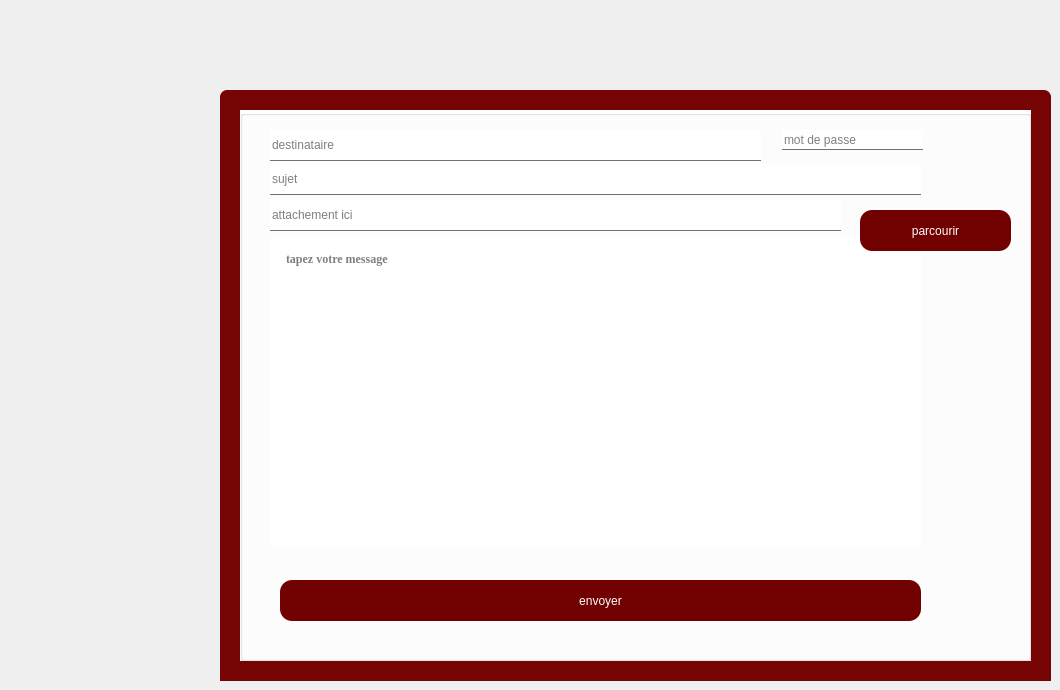
    <widget class="QWidget" name="tab_8">
     <attribute name="title">
      <string>mail</string>
     </attribute>
     <widget class="QFrame" name="frame_15">
      <property name="geometry">
       <rect>
        <x>220</x>
        <y>90</y>
        <width>831</width>
        <height>591</height>
       </rect>
      </property>
      <property name="styleSheet">
       <string notr="true">QFrame { /* The tab widget frame */
border-top: 2px solid #2a2a2a; 
border-left: 2px solid #2a2a2a;
border-right: 2px solid #2a2a2a ; 
border-bottom: 2px solid #2a2a2a; 
background: #760404;
	
	
	/*border-top-color: rgb(0, 0, 0);*/

}
QFrame{
left: 0px; /* move to the right by 5px */
}
QFrame {

border: 20px  #535353;
border-bottom-color: #535353; 
border-top-left-radius: 7px;
border-top-right-radius: 7px;
min-width: 90px;
padding: 12px;
color: rgb(50, 50, 162);
	color: rgb(0, 0, 0);
font-size:11.5px;
font-family:Georgia, Helvetica, sans-serif;
font-weight:500;
}
QFrame::tab:selected,QTabBar::tab:hover {
	
	
	color: rgb(0, 0, 0);
	background-color: rgb(255, 255, 255);
}
QFrame::tab:selected {
border-color: #760404;
border-bottom-color: #760404; /* same as pane color */
color: #760404;
font-size: 18px;
font-family:Georgia,Solid;
font-weight:500;

}
QFrame::tab:!selected {
margin-top: 5px; /* make non-selected tabs look smaller */
}</string>
      </property>
      <property name="frameShape">
       <enum>QFrame::StyledPanel</enum>
      </property>
      <property name="frameShadow">
       <enum>QFrame::Raised</enum>
      </property>
      <widget class="QGroupBox" name="groupBox_11">
       <property name="geometry">
        <rect>
         <x>20</x>
         <y>20</y>
         <width>791</width>
         <height>551</height>
        </rect>
       </property>
       <property name="styleSheet">
        <string notr="true">background:white;</string>
       </property>
       <property name="title">
        <string/>
       </property>
       <widget class="QLineEdit" name="subject_2">
        <property name="geometry">
         <rect>
          <x>30</x>
          <y>54</y>
          <width>651</width>
          <height>31</height>
         </rect>
        </property>
        <property name="styleSheet">
         <string notr="true">background:white;
font: 12pt  'Georgia';
border-bottom:1px solid #717072;</string>
        </property>
        <property name="frame">
         <bool>false</bool>
        </property>
        <property name="placeholderText">
         <string>sujet</string>
        </property>
       </widget>
       <widget class="QLineEdit" name="rcpt_2">
        <property name="geometry">
         <rect>
          <x>30</x>
          <y>20</y>
          <width>491</width>
          <height>31</height>
         </rect>
        </property>
        <property name="styleSheet">
         <string notr="true">background:white;
font: 12pt  'Georgia';
border-bottom:1px solid #717072;</string>
        </property>
        <property name="frame">
         <bool>false</bool>
        </property>
        <property name="placeholderText">
         <string>destinataire</string>
        </property>
       </widget>
       <widget class="QLineEdit" name="file_2">
        <property name="geometry">
         <rect>
          <x>30</x>
          <y>90</y>
          <width>571</width>
          <height>31</height>
         </rect>
        </property>
        <property name="styleSheet">
         <string notr="true">background:white;
font: 12pt  'Georgia';
border-bottom:1px solid #717072;</string>
        </property>
        <property name="frame">
         <bool>false</bool>
        </property>
        <property name="placeholderText">
         <string>attachement ici</string>
        </property>
       </widget>
       <widget class="QTextEdit" name="msg_2">
        <property name="geometry">
         <rect>
          <x>30</x>
          <y>126</y>
          <width>651</width>
          <height>311</height>
         </rect>
        </property>
        <property name="styleSheet">
         <string notr="true">background:transparent;



background: #b6b0b0;
mix-blend-mode: color;

background-color: rgb(255, 255,255);
</string>
        </property>
        <property name="placeholderText">
         <string>tapez votre message</string>
        </property>
       </widget>
       <widget class="QPushButton" name="sendBtn_2">
        <property name="geometry">
         <rect>
          <x>40</x>
          <y>470</y>
          <width>641</width>
          <height>41</height>
         </rect>
        </property>
        <property name="styleSheet">
         <string notr="true">QPushButton{
color:white;
border-radius:12px;
font: 12pt  'Georgia';
background:#710100;
}

QPushButton:hover{
border-radius:12px;
font: 12pt  'Georgia';
background:#D32028;
color:white;

}</string>
        </property>
        <property name="text">
         <string>envoyer</string>
        </property>
       </widget>
       <widget class="QLineEdit" name="mail_pass_2">
        <property name="geometry">
         <rect>
          <x>542</x>
          <y>20</y>
          <width>141</width>
          <height>20</height>
         </rect>
        </property>
        <property name="styleSheet">
         <string notr="true">background:white;
font: 12pt  'Georgia';
border-bottom:1px solid #717072;</string>
        </property>
        <property name="text">
         <string/>
        </property>
        <property name="frame">
         <bool>false</bool>
        </property>
        <property name="echoMode">
         <enum>QLineEdit::Password</enum>
        </property>
        <property name="placeholderText">
         <string>mot de passe</string>
        </property>
       </widget>
       <widget class="QPushButton" name="browseBtn_2">
        <property name="geometry">
         <rect>
          <x>620</x>
          <y>100</y>
          <width>151</width>
          <height>41</height>
         </rect>
        </property>
        <property name="styleSheet">
         <string notr="true">QPushButton{
color:white;
border-radius:12px;
font: 12pt  'Georgia';
background:#710100;
}

QPushButton:hover{
border-radius:12px;
font: 12pt  'Georgia';
background:#D32028;
color:white;

}</string>
        </property>
        <property name="text">
         <string>parcourir</string>
        </property>
       </widget>
      </widget>
     </widget>
    </widget>
